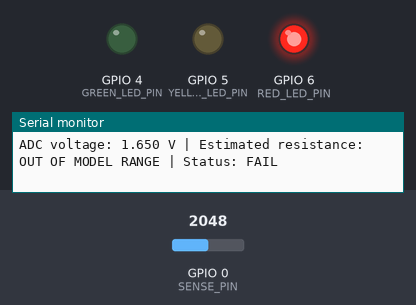
Recording of a sketch running on a simulated ESP32-C3. Parts: output pins drawn as LEDs (lit = HIGH), the last lines printed to the serial monitor. The test bench sets the inputs (shaded band); at power-on: GPIO 0 (SENSE_PIN) = 2048 (analog values on the 0–4095 scale).

Above: at 1.4 s.
1.5 s: GPIO 0 (SENSE_PIN) set to 1922
3.0 s: GPIO 0 (SENSE_PIN) set to 1810
At 3.6 s:
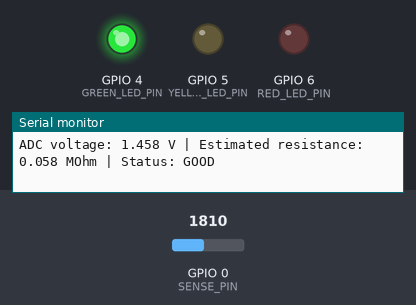
4.6 s: GPIO 0 (SENSE_PIN) set to 584
6.1 s: GPIO 0 (SENSE_PIN) set to 489
At 7.3 s:
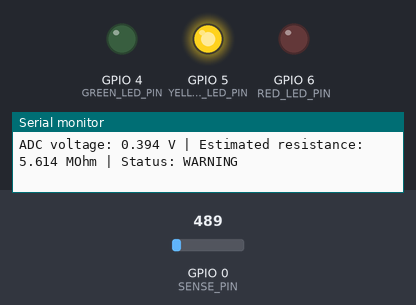
7.6 s: GPIO 0 (SENSE_PIN) set to 1228
At 8.9 s:
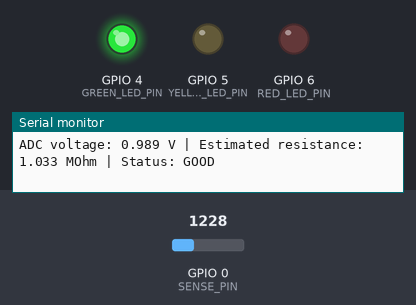
9.2 s: GPIO 0 (SENSE_PIN) set to 491
At 10.4 s:
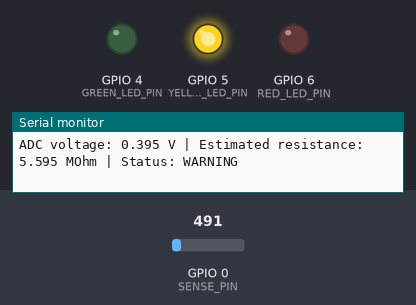
Timing chart, 0 to 11.8 s (numbered marks = the images above; inputs shaded):
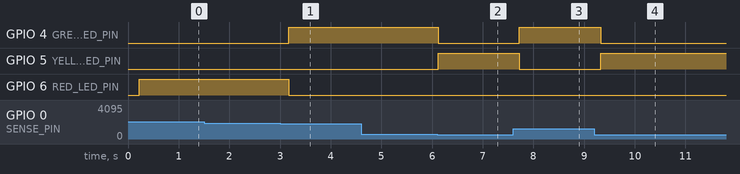

The sketch:

sketch.ino
```cpp
// ESD wristband status-logic simulation for a Wokwi ESP32-C3 board.
// This is a proxy for the nRF52840 firmware, not a hardware-equivalent test.
// The potentiometer feeds a test voltage directly to the ADC; it does not
// simulate the wristband's RC network or generate the measured pulse waveform.

const uint8_t SENSE_PIN = 0;      // ESP32-C3 GPIO0 / ADC input; connect pot SIG here.
const uint8_t GREEN_LED_PIN = 4;  // GPIO4 -> 220 ohm resistor -> green LED anode.
const uint8_t YELLOW_LED_PIN = 5; // GPIO5 -> 220 ohm resistor -> yellow LED anode.
const uint8_t RED_LED_PIN = 6;    // GPIO6 -> 220 ohm resistor -> red LED anode.

const float VREF_VOLTS = 3.0f;                 // Model the CR2032 nominal nRF VDD.
const float SERIES_RESISTOR_OHMS = 1000000.0f; // Rlimit in the circuit model.
const float RETURN_RESISTOR_OHMS = 1000000.0f; // Rground in the circuit model.
const float OPEN_CIRCUIT_VOLTS = 0.02f;        // Treat readings at/below this as open/invalid.
const float MAX_MODEL_SENSE_VOLTS = VREF_VOLTS * RETURN_RESISTOR_OHMS /
                                    (SERIES_RESISTOR_OHMS + RETURN_RESISTOR_OHMS);

const float GOOD_HIGH_OHMS = 5000000.0f;
const float WARNING_LOW_OHMS = 5000000.0f;
const float WARNING_HIGH_OHMS = 35000000.0f;

const uint8_t ADC_SAMPLES = 8;
const uint16_t SAMPLE_INTERVAL_MS = 250;

enum Status : uint8_t {
  STATUS_GOOD,
  STATUS_WARNING,
  STATUS_FAIL
};

float readSenseVoltage() {
  uint32_t totalMillivolts = 0;

  // Average a few readings to make the potentiometer test less jumpy.
  for (uint8_t sample = 0; sample < ADC_SAMPLES; sample++) {
    totalMillivolts += analogReadMilliVolts(SENSE_PIN);
    delay(2);
  }

  return (totalMillivolts / static_cast<float>(ADC_SAMPLES)) / 1000.0f;
}

float estimateSkinResistance(float senseVoltage) {
  // Divider equation for the project's settled measurement:
  // Vsense = Vref * Rreturn / (Rlimit + Rskin + Rreturn)
  // Rearranged to estimate Rskin from the test voltage.
  if (senseVoltage <= OPEN_CIRCUIT_VOLTS || senseVoltage >= VREF_VOLTS) {
    return -1.0f; // Open/near-zero or invalid ADC reading.
  }
  if (senseVoltage > MAX_MODEL_SENSE_VOLTS) {
    return -2.0f; // Above the divider's maximum possible sense voltage.
  }

  const float resistance = (VREF_VOLTS * RETURN_RESISTOR_OHMS / senseVoltage)
                           - SERIES_RESISTOR_OHMS - RETURN_RESISTOR_OHMS;
  return resistance;
}

Status classifyResistance(float resistanceOhms) {
  if (resistanceOhms < 0.0f) {
    return STATUS_FAIL;
  }

  if (resistanceOhms < GOOD_HIGH_OHMS) {
    return STATUS_GOOD;
  }

  if (resistanceOhms >= WARNING_LOW_OHMS && resistanceOhms <= WARNING_HIGH_OHMS) {
    return STATUS_WARNING;
  }

  // Values above 35 MOhm fail; open/invalid readings were handled above.
  return STATUS_FAIL;
}

void showStatus(Status status) {
  // Turn off all indicators first so only one status LED is on.
  digitalWrite(GREEN_LED_PIN, LOW);
  digitalWrite(YELLOW_LED_PIN, LOW);
  digitalWrite(RED_LED_PIN, LOW);

  if (status == STATUS_GOOD) {
    digitalWrite(GREEN_LED_PIN, HIGH);
  } else if (status == STATUS_WARNING) {
    digitalWrite(YELLOW_LED_PIN, HIGH);
  } else {
    digitalWrite(RED_LED_PIN, HIGH);
  }
}

void printReading(float voltage, float resistanceOhms, Status status) {
  Serial.print("ADC voltage: ");
  Serial.print(voltage, 3);
  Serial.print(" V | Estimated resistance: ");

  if (resistanceOhms < 0.0f) {
    if (resistanceOhms <= -2.0f) {
      Serial.print("OUT OF MODEL RANGE");
    } else {
      Serial.print("OPEN/INVALID");
    }
  } else {
    Serial.print(resistanceOhms / 1000000.0f, 3);
    Serial.print(" MOhm");
  }

  Serial.print(" | Status: ");
  if (status == STATUS_GOOD) {
    Serial.println("GOOD");
  } else if (status == STATUS_WARNING) {
    Serial.println("WARNING");
  } else {
    Serial.println("FAIL");
  }
}

void setup() {
  pinMode(SENSE_PIN, INPUT);
  pinMode(GREEN_LED_PIN, OUTPUT);
  pinMode(YELLOW_LED_PIN, OUTPUT);
  pinMode(RED_LED_PIN, OUTPUT);

  analogReadResolution(12); // ESP32-C3 ADC range is represented as 0-4095 here.
  Serial.begin(115200);
  delay(200);
  Serial.println("ESD wristband threshold simulation (ESP32-C3 proxy)");
  Serial.println("Adjust the potentiometer and compare its voltage to the README table.");
}

void loop() {
  const float voltage = readSenseVoltage();
  const float resistanceOhms = estimateSkinResistance(voltage);
  const Status status = classifyResistance(resistanceOhms);

  showStatus(status);
  printReading(voltage, resistanceOhms, status);
  delay(SAMPLE_INTERVAL_MS);
}
```

Measured:
- the behaviour switches between 1863 and 1862 on GPIO 0 (SENSE_PIN) (found by bisection; images 0 and 1)
- the behaviour switches between 533 and 532 on GPIO 0 (SENSE_PIN) (found by bisection; images 1 and 2)
- after the input at 3.0 s, GPIO 4 (GREEN_LED_PIN): LOW → HIGH after 0.17 s; GPIO 6 (RED_LED_PIN): HIGH → LOW after 0.17 s
- after the input at 6.1 s, GPIO 4 (GREEN_LED_PIN): HIGH → LOW at once; GPIO 5 (YELLOW_LED_PIN): LOW → HIGH at once
- after the input at 7.6 s, GPIO 4 (GREEN_LED_PIN): LOW → HIGH after 0.12 s; GPIO 5 (YELLOW_LED_PIN): HIGH → LOW after 0.12 s
- after the input at 9.2 s, GPIO 4 (GREEN_LED_PIN): HIGH → LOW after 0.13 s; GPIO 5 (YELLOW_LED_PIN): LOW → HIGH after 0.13 s
